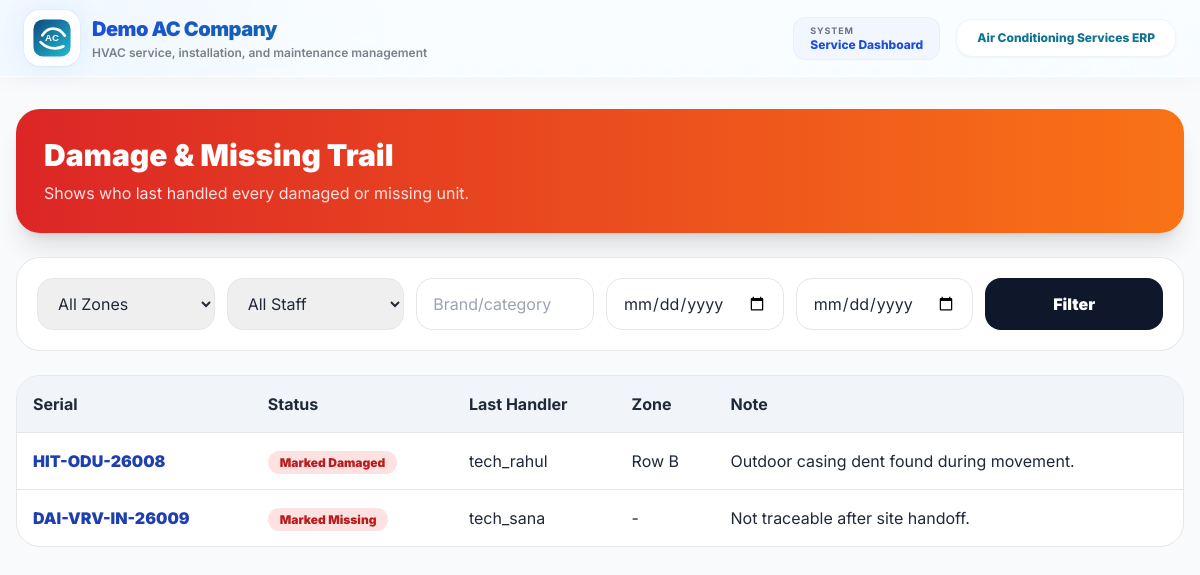
Screenshot of /store/units/shrinkage/ (signed in) with the database file from the repository.
### store/models.py (models this page shows, shortened)
class InventoryUnit(models.Model):
    STATUS_CHOICES = (
        ("IN_WAREHOUSE", "In Warehouse"),
        ("DISPATCHED", "Dispatched"),
        ("WITH_INSTALLATION_TEAM", "With Installation Team"),
        ("INSTALLED", "Installed"),
        ("RETURNED_TO_WAREHOUSE", "Returned to Warehouse"),
        ("DAMAGED", "Marked Damaged"),
        ("MISSING", "Marked Missing"),
    )
    store_item = models.ForeignKey(StoreItem, on_delete=models.CASCADE, related_name="serial_units")
    serial_number = models.CharField(max_length=120, unique=True)
    current_status = models.CharField(max_length=40, choices=STATUS_CHOICES, default="IN_WAREHOUSE")
    current_zone = models.ForeignKey(Zone, on_delete=models.SET_NULL, blank=True, null=True, related_name="units")
    current_handler = models.ForeignKey(User, on_delete=models.SET_NULL, blank=True, null=True, related_name="handled_inventory_units")
    customer = models.ForeignKey("customers.Customer", on_delete=models.SET_NULL, blank=True, null=True, related_name="inventory_units")
    condition_note = models.TextField(blank=True, null=True)
    created_at = models.DateTimeField(auto_now_add=True)
    updated_at = models.DateTimeField(auto_now=True)
    class Meta:
        ordering = ["store_item__item_description", "serial_number"]

class Zone(models.Model):
    name = models.CharField(max_length=120, unique=True)
    warehouse_name = models.CharField(max_length=160, default="Main Warehouse")
    notes = models.CharField(max_length=250, blank=True, null=True)
    created_at = models.DateTimeField(auto_now_add=True)
    class Meta:
        ordering = ["warehouse_name", "name"]

### store/views.py (the view)
# urls.py: path("units/shrinkage/", views.shrinkage_report, name="shrinkage_report"),
@login_required
def shrinkage_report(request):
    zone_id = request.GET.get("zone", "").strip()
    staff_id = request.GET.get("staff", "").strip()
    brand = request.GET.get("brand", "").strip()
    from_date = request.GET.get("from_date", "").strip()
    to_date = request.GET.get("to_date", "").strip()
    units = InventoryUnit.objects.select_related("store_item", "store_item__category", "current_zone", "current_handler").filter(current_status__in=["DAMAGED", "MISSING"])
    if zone_id:
        units = units.filter(current_zone_id=zone_id)
    if staff_id:
        units = units.filter(current_handler_id=staff_id)
    if brand:
        units = units.filter(store_item__category__category_name__icontains=brand)
    if from_date:
        units = units.filter(updated_at__date__gte=from_date)
    if to_date:
        units = units.filter(updated_at__date__lte=to_date)
    return render(request, "shrinkage_report.html", {"units": units, "zones": Zone.objects.all(), "staff": User.objects.all(), "filters": request.GET})

### puriaccooling/context_processors.py (called while the page is built)
def branding(request):
    return {"BRAND": APP_BRANDING}

### templates/shrinkage_report.html (shortened to what this page needs)
{% extends 'base.html' %}
{% block content %}<div class="min-h-screen bg-slate-50 px-4 py-8"><div class="max-w-7xl mx-auto"><div class="bg-gradient-to-r from-red-600 to-orange-500 rounded-3xl p-7 shadow-xl mb-6"><h1 class="text-3xl font-black text-white">Damage & Missing Trail</h1><p class="text-red-100 mt-2">Shows who last handled every damaged or missing unit.</p></div><form method="get" class="bg-white rounded-3xl border p-5 mb-6 grid grid-cols-1 md:grid-cols-6 gap-3"><select name="zone" class="border rounded-2xl px-4 py-3"><option value="">All Zones</option>{% for zone in zones %}<option value="{{ zone.id }}">{{ zone.name }}</option>{% endfor %}</select><select name="staff" class="border rounded-2xl px-4 py-3"><option value="">All Staff</option>{% for user in staff %}<option value="{{ user.id }}">{{ user.username }}</option>{% endfor %}</select><input name="brand" placeholder="Brand/category" class="border rounded-2xl px-4 py-3"><input name="from_date" type="date" class="border rounded-2xl px-4 py-3"><input name="to_date" type="date" class="border rounded-2xl px-4 py-3"><button class="bg-slate-900 text-white rounded-2xl px-4 py-3 font-black">Filter</button></form><div class="bg-white rounded-3xl border overflow-hidden"><table class="w-full text-left"><thead class="bg-slate-100"><tr><th class="p-4">Serial</th><th class="p-4">Status</th><th class="p-4">Last Handler</th><th class="p-4">Zone</th><th class="p-4">Note</th></tr></thead><tbody>{% for unit in units %}<tr class="border-t"><td class="p-4 font-black text-blue-800"><a href="{% url 'unit_detail' unit.id %}">{{ unit.serial_number }}</a></td><td class="p-4"><span class="bg-red-100 text-red-700 px-3 py-1 rounded-full text-xs font-black">{{ unit.get_current_status_display }}</span></td><td class="p-4">{{ unit.current_handler.username|default:'-' }}</td><td class="p-4">{{ unit.current_zone.name|default:'-' }}</td><td class="p-4">{{ unit.condition_note|default:'-' }}</td></tr>{% empty %}<tr><td colspan="5" class="p-8 text-center font-bold text-slate-500">No damaged/missing units.</td></tr>{% endfor %}</tbody></table></div></div></div>{% endblock %}

### templates/base.html (style rules this page uses)
body { font-family: 'Inter', sans-serif; scroll-behavior: smooth; }
.soft-grid { background-image: linear-gradient(rgba(59, 130, 246, 0.08) 1px, transparent 1px), linear-gradient(90deg, rgba(59, 130, 246, 0.08) 1px, transparent 1px); background-size: 42px 42px; }

### rows the page displays
InventoryUnit: serial_number "HIT-ODU-26008", current_status "Marked Damaged", current_handler.username "tech_rahul", current_zone.name "Row B", condition_note "Outdoor casing dent found during movement."
InventoryUnit: serial_number "DAI-VRV-IN-26009", current_status "Marked Missing", current_handler.username "tech_sana", current_zone.name "-", condition_note "Not traceable after site handoff."

### other values shown
{{ BRAND.TAGLINE }} "HVAC service, installation, and maintenance management"
{{ BRAND.APP_NAME }} "Air Conditioning Services ERP"
